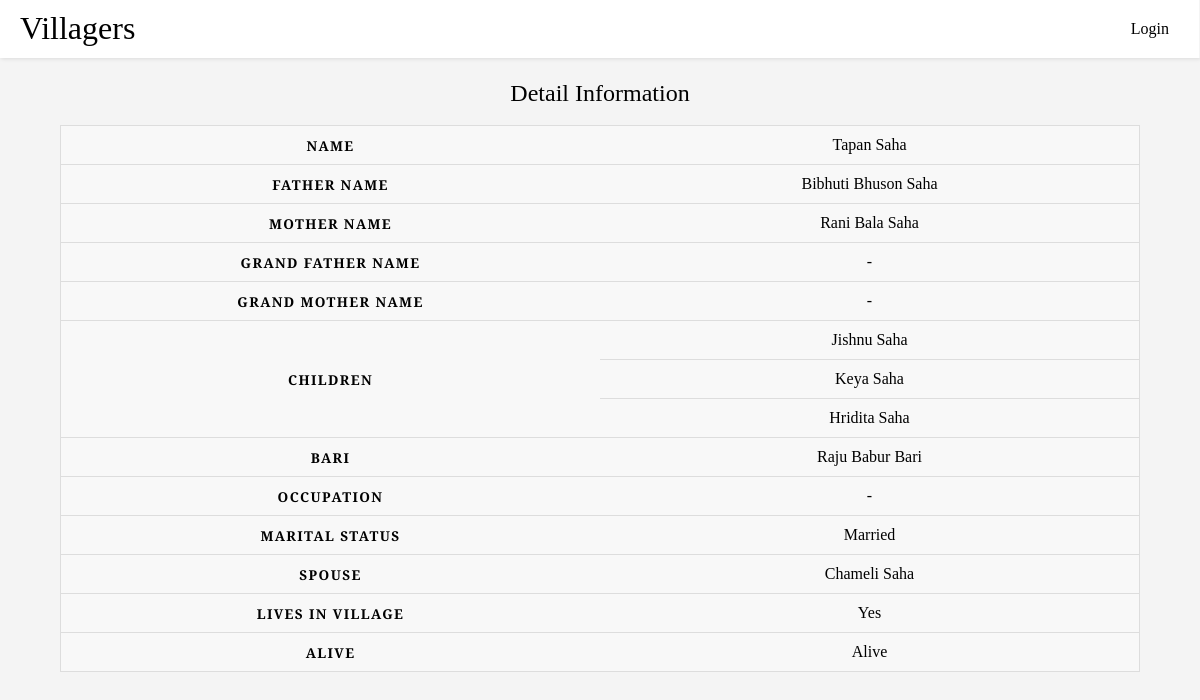
Page /4/ on the committed database.
### villagers/models.py (models this page shows)
class Villager(models.Model):
    name = models.CharField(max_length=50, blank=False, null=False, help_text="গ্রামের বাইরের লোক যুক্ত করবেন না")
    bari = models.ForeignKey('Bari', on_delete=models.SET_DEFAULT, default=None)
    highest_education = models.CharField(max_length=20, blank=True, null=True)
    highest_education_institute = models.CharField(max_length=100, blank=True, null=True)
    occupation = models.CharField(max_length=100, blank=True, null=True, help_text='পেশা')
    marital_status_option = (
        (None, ''),
        ('Married', 'Married'),
        ('Unmarried', 'Unmarried'),
    )
    marital_status = models.CharField(
        max_length=10,
        choices=marital_status_option,
        blank=False,
        default='',
        help_text='বিবাহিত',
    )
    sex_option = (
        (None, ''),
        ('Male', 'Male'),
        ('Female', 'Female'),
    )
    sex = models.CharField(
        max_length=10,
        choices=sex_option,
        blank=False,
        default='',
        help_text='লিঙ্গ',
    )
    lives_in_villager_option = (
        (None, ''),
        ('Yes', 'Yes'),
        ('No', 'No'),
    )
    lives_in_village = models.CharField(
        max_length=10,
        choices=lives_in_villager_option,
        blank=False,
        default='',
        help_text='বর্তমানে গ্রামে থাকেন?',
    )
    alive_option = (
        (None, ''),
        ('Alive', 'Alive'),
        ('Dead', 'Dead'),
    )
    alive = models.CharField(
        max_length=10,
        choices=alive_option,
        blank=False,
        default='',
        help_text='জীবিত আছেন?',
    )
    father = models.ForeignKey('self', on_delete=models.SET_DEFAULT, default=None, blank=True, null=True, help_text='গ্রামের হলে যুক্ত করুন', related_name='father_name')
    mother = models.ForeignKey('self', on_delete=models.SET_DEFAULT, default=None, blank=True, null=True, help_text='গ্রামের হলে যুক্ত করুন', related_name="mother_name")
    grand_father = models.ForeignKey('self', on_delete=models.SET_DEFAULT, default=None, blank=True, null=True, help_text='গ্রামের হলে যুক্ত করুন', related_name='grand_father_name')
    grand_mother = models.ForeignKey('self', on_delete=models.SET_DEFAULT, default=None, blank=True, null=True, help_text='গ্রামের হলে যুক্ত করুন', related_name="grand_mother_name")
    spouse = models.ForeignKey('self', on_delete=models.SET_DEFAULT, default=None, blank=True, null=True, help_text='গ্রামের হলে যুক্ত করুন')
    def __str__(self):
        return self.name
    def get_absolute_url(self):
        return reverse('villager-details', args=[str(self.id)])

class Bari(models.Model):
    name = models.CharField(max_length=50, null=False)
    def __str__(self):
        return self.name

### villagers/views.py (the view)
# urls.py: path('<int:pk>/', views.detail, name='villager-details')
def detail(request, pk):
    villager = get_object_or_404(Villager, pk=pk)
    if villager.sex == 'Male':
        children = Villager.objects.filter(father=villager)
    else:
        children = Villager.objects.filter(mother=villager)
    context = {
        'villager': villager,
        'children': children,
    }
    return render(request, 'villagers/villager_details.html', context={'context': context})

### villagers/templates/villagers/villager_details.html (shortened to what this page needs)
{% extends 'base_generic.html' %}
{% load static %}
{% block content %}
    <link href="{% static 'villagers/css/villager_details.css' %}" rel="stylesheet">
    <table>
        <caption >Detail Information</caption>
        <tbody>
            <tr>
                <th>name</th>
                <td data-label="NAME">
                    <a href="{{ context.villager.get_absolute_url }}" >{{ context.villager.name }} </a>
                </td>
            </tr>
            <tr>
                <th>Father name</th>
                <td data-label="FATHER name">
                    {% if context.villager.father %}
                        <a href="{{ context.villager.father.get_absolute_url }}" >{{ context.villager.father }}</a>
                    {% else %}
                        -
                    {% endif %}
                </td>
            </tr>
            <tr>
                <th>mother name</th>
                <td data-label="FATHER name">
                    {% if context.villager.mother %}
                        <a href="{{ context.villager.mother.get_absolute_url }}" >{{ context.villager.mother }}</a>
                    {% else %}
                        -
                    {% endif %}
                </td>
            </tr>
            <tr>
                <th>grand Father name</th>
                <td data-label="grand FATHER name">
                    {% if context.villager.grand_father %}
                        <a href="{{ context.villager.grand_father.get_absolute_url }}" >{{ context.villager.grand_father }}</a>
                    {% else %}
                        -
                    {% endif %}
                </td>
            </tr>
            <tr>
                <th>grand mother name</th>
                <td data-label="grand FATHER name">
                    {% if context.villager.grand_mother %}
                        <a href="{{ context.villager.grand_mother.get_absolute_url }}" >{{ context.villager.grand_mother }}</a>
                    {% else %}
                        -
                    {% endif %}
                </td>
            </tr>
            {% if context.children %}
                {% for child in context.children %}
                    {% if forloop.first %}
                        <tr>
                            <th rowspan="{{ context.children | length }}">Children</th>
                            <td data-label="Children">
                                <a href="{{ child.get_absolute_url }}">{{ child.name }}</a>
                            </td>
                        </tr>
                    {% else %}
                        <tr>
                            <td data-label="Children">
                                <a href="{{ child.get_absolute_url }}">{{ child.name }}</a>
                            </td>
                        </tr>
                    {% endif %}
                {% endfor %}
            {% endif %}
            <tr>
                <th>bari</th>
                <td data-label="bari">
                    {% if context.villager.bari %}
                       {{ context.villager.bari }}
                    {% else %}
                        -
                    {% endif %}
                </td>
            </tr>
            <tr>
                <th>occupation</th>
                <td data-label="occupation">
                    {% if context.villager.occupation %}
                       {{ context.villager.occupation }}
                    {% else %}
                        -
                    {% endif %}
                </td>
            </tr>
            <tr>
                <th>marital status</th>
                <td data-label="marital_status">
                    {{ context.villager.marital_status }}
                </td>
            </tr>
            {% if context.villager.spouse %}
            <tr>
                <th>Spouse</th>
                <td data-label="highes education">
                    <a href="{{ context.villager.spouse.get_absolute_url }}">{{ context.villager.spouse }}</a>
                </td>
            </tr>
            {% endif %}
            <tr>
                <th>Lives in Village</th>
                <td data-level="lives in village">
                    {{ context.villager.lives_in_village }}
                </td>
            </tr>
            <tr>
                <th>Alive</th>
                <td data-level="Alive">
                     {{ context.villager.alive }}
                </td>
            </tr>
        </tbody>
    </table>
{% endblock %}

### villagers/static/villagers/css/header.css (style rules this page uses)
body { margin: 0; font-family: 'Droid Serif', serif; background-color: #f4f4f4; }
a { color: #000; }

### villagers/static/villagers/css/villager_details.css (style rules this page uses)
table { border: 1px solid #ccc; border-collapse: collapse; width: 90%; alignment: center; margin-left:auto; margin-right:auto; table-layout: fixed; }
table caption { font-size: 1.5em; margin: .5em 0 .75em; }
table tr { background-color: #f8f8f8; border: 1px solid #ddd; padding: .35em; }
table td { text-transform: capitalize; }
table th, table td { padding: .625em; text-align: center; }
table td a { text-decoration: none; }
table th { font-size: .85em; letter-spacing: .1em; text-transform: uppercase; }

### rows in the picture
Villager: villager.name "Tapan Saha", villager.father "Bibhuti Bhuson Saha", villager.mother "Rani Bala Saha", villager.bari "Raju Babur Bari", villager.marital_status "Married", villager.spouse "Chameli Saha", villager.lives_in_village "Yes", villager.alive "Alive"
Villager: name "Jishnu Saha"
Villager: name "Keya Saha"
Villager: name "Hridita Saha"
